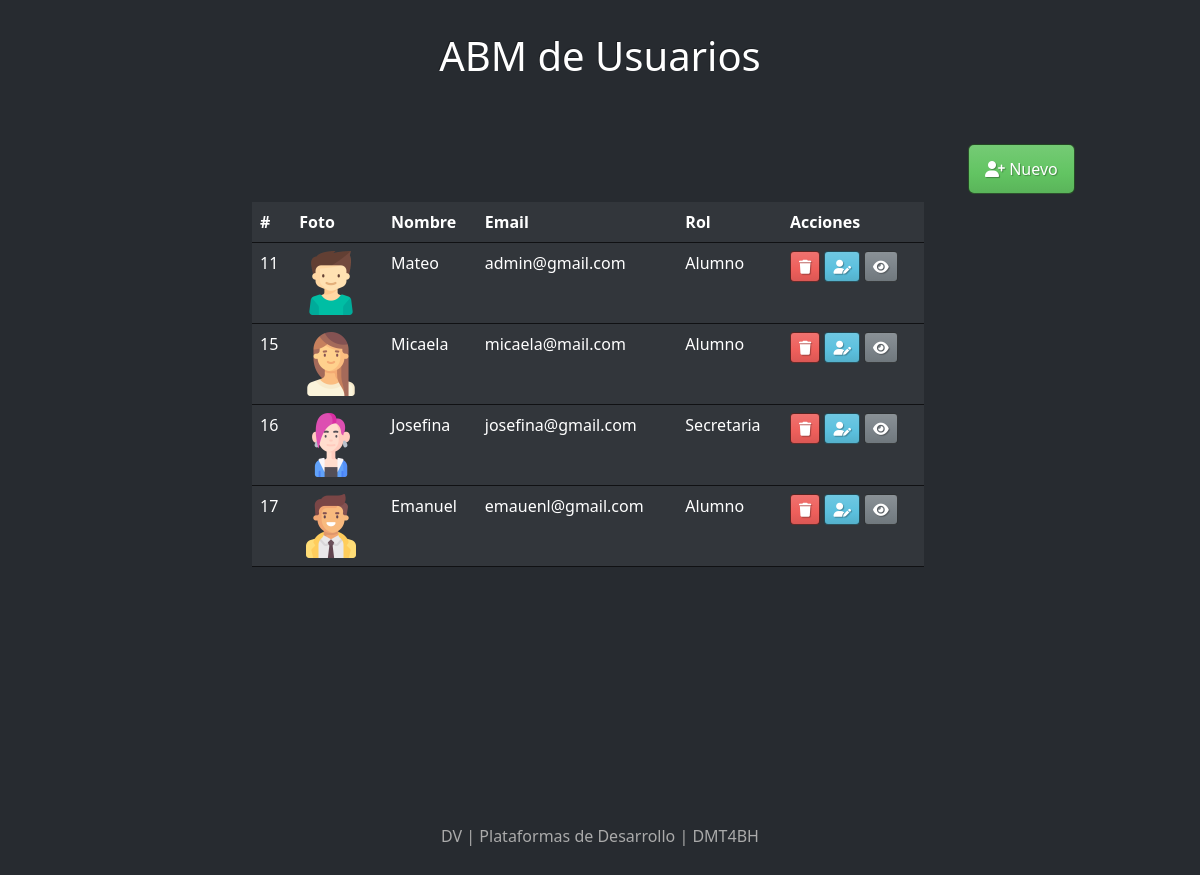
The page / on the database its author committed.
### tables this page shows
CREATE TABLE `usuarios` (
  `id_usuario` int(11) NOT NULL,
  `nombre` varchar(64) NOT NULL,
  `foto_url` varchar(512) DEFAULT NULL,
  `apellido` varchar(64) NOT NULL,
  `email` varchar(128) NOT NULL,
  `clave` varchar(64) NOT NULL,
  `id_rol` int(11) NOT NULL
);

CREATE TABLE `roles` (
  `id_rol` int(11) NOT NULL,
  `descripcion` varchar(64) NOT NULL
);

### index.php (the view, shortened to what this page needs)
<?php
    require_once('acciones/conexion.php');
    $sql = "SELECT id_usuario, nombre, email, foto_url, usuarios.id_rol, roles.descripcion AS rol
            FROM usuarios
            INNER JOIN roles ON roles.id_rol = usuarios.id_rol";
    $resultado = mysqli_query($conexion, $sql);
?>
<!DOCTYPE html>
<html lang="es">
<head>
    <link rel="stylesheet" href="css/bootstrap.min.css">
    <link rel="stylesheet" href="https://cdnjs.cloudflare.com/ajax/libs/font-awesome/6.4.0/css/all.min.css" />
    <link rel="stylesheet" href="css/style.css">
</head>
<body>
    <header>
        <h1 class="text-white">ABM de Usuarios</h1>
    </header>
    <main class="container">
        <div class="row m-4">
            <div class="col-md-10"></div>
            <div class="col-md-2">
                <a href="registro.php" class="btn btn-success"> <i class="fa-solid fa-user-plus"></i> Nuevo</a>
        </div>
        <div class="row mt-2">
            <div class="col-md-2">
            </div>
            <div class="col-md-8">
                <table class="table">
                    <thead>
                        <tr>
                            <th>#</th>
                            <th>Foto</th>
                            <th>Nombre</th>
                            <th>Email</th>
                            <th>Rol</th>
                            <th>Acciones</th>
                        </tr>
                    </thead>
                    <tbody>
                        <?php
                            while(  $array = mysqli_fetch_assoc($resultado  )  ){
                                $id_usuario = $array['id_usuario'];
                                $nombre = $array['nombre'];
                                $email = $array['email'];
                                $foto_url = $array['foto_url'];
                                $rol = $array['rol'];
                                echo "<tr>
                                        <td>$id_usuario</td>
                                        <td> <img  src='$foto_url'> </td>
                                        <td>$nombre </td>
                                        <td>$email</td>
                                        <td>$rol</td>
                                        <td>
                                            <a href='acciones/usuarioBaja.php?id_usuario=$id_usuario' class='btn btn-danger btn-sm' title='Eliminar'> <i class='fa-solid fa-trash'></i> </a>
                                            <a href='editar.php?id_usuario=$id_usuario' class='btn btn-info btn-sm' title='Editar'> <i class='fa-solid fa-user-pen'></i> </a>
                                            <a href='detalle.php?id_usuario=$id_usuario' class='btn btn-secondary btn-sm' title='Ver detalle'> <i class='fa-solid fa-eye'></i> </a>
                                        </td>
                                    </tr>";
                            }
                        ?>
                    </tbody>
                </table>
            </div>
            <div class="col-md-2">
            </div>
        </div>
    </main>
    <footer>
        <p> DV | Plataformas de Desarrollo | DMT4BH</p>
    </footer>
</body>
</html>

### css/style.css (style rules this page uses)
header, footer { height: 15vh; display: flex; justify-content: center; align-items: center; }
main { min-height: 80vh; }
tr > td > img { width: 64px; }

### rows shown on the page
usuarios: id_usuario "11", foto_url (picture), nombre "Mateo", email "admin@gmail.com", id_rol.descripcion "Alumno"
usuarios: id_usuario "15", foto_url (picture), nombre "Micaela", email "micaela@mail.com", id_rol.descripcion "Alumno"
usuarios: id_usuario "16", foto_url (picture), nombre "Josefina", email "josefina@gmail.com", id_rol.descripcion "Secretaria"
usuarios: id_usuario "17", foto_url (picture), nombre "Emanuel", email "emauenl@gmail.com", id_rol.descripcion "Alumno"
